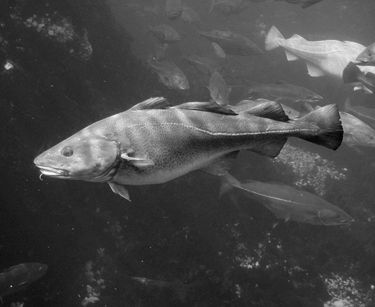
#> input picture project1-hybridimages-cancan233/questions/fish.png, 375 x 307 px, given in place of fish.bmp, which was not available
$ jupyter execute Project1.ipynb   (text cells are left out)
#> lines starting #> are read from the running program, lines starting #| are printed output that depends on the picture; pictures that were not available may be replaced by others from this repository, and a replacement may not be noted
[cell 1]
from skimage.color import rgb2gray
from skimage import io, color
import matplotlib
# matplotlib.use("TkAgg")
import matplotlib.pyplot as plt
from scipy.signal import correlate2d, convolve2d
import numpy as np

[cell 2]
testimg = io.imread('../data/fish.bmp')
#> testimg is the input picture: shape (307, 375, 4); mean R, G, B, A 71.6, 71.6, 71.6, 255
testimg = rgb2gray(testimg)
#> testimg: shape (307, 375) float64

plt.imshow(testimg, cmap=plt.cm.gray)
# plt.show()
testimg2 = testimg - np.mean(testimg)
print(testimg2.shape)
#| (307, 375)
plt.imsave('fish.png', testimg2, cmap=plt.cm.gray)

[cell 3]
f = testimg[125:175, 50:100]
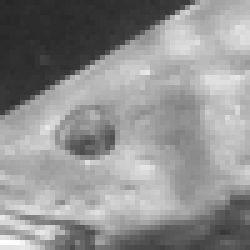
#> f: shape (50, 50) float64 (shown 5 times larger); min 0.153, max 0.996, mean 0.567
plt.imshow(f, cmap=plt.cm.gray)
f2 = f - np.mean(f)
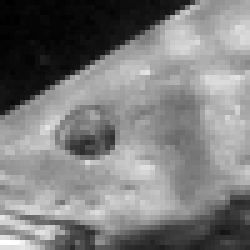
#> f2: shape (50, 50) float64 (shown 5 times larger); min -0.414, max 0.429, mean 5.68e-17; drawn with min black and max white
print(f2.shape)
#| (50, 50)
plt.imsave('filter_fish.png', f2, cmap=plt.cm.gray)

[cell 4]
I = correlate2d(testimg2, f2, 'same')
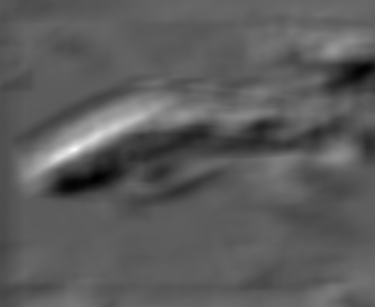
#> I: shape (307, 375) float64; min -66.76, max 116.7, mean -0.1; drawn with min black and max white
print(I.shape)
#| (307, 375)
plt.imshow(I, cmap=plt.cm.gray)
plt.imsave('correlate2d_fish.png', I, cmap=plt.cm.gray)

[cell 5]
I2 = convolve2d(testimg2, f2, 'same')
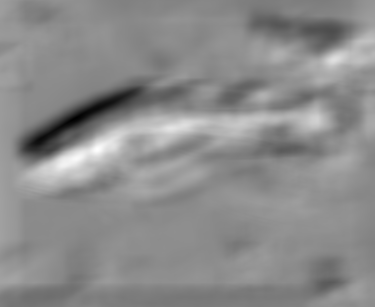
#> I2: shape (307, 375) float64; min -91.71, max 75.26, mean -0.2; drawn with min black and max white
print(I2.shape)
#| (307, 375)
plt.imshow(I2, cmap=plt.cm.gray)
plt.imsave('convolve2d_fish.png', I2, cmap=plt.cm.gray)

[cell 6]
import time
import matplotlib.pyplot as plt
from skimage import io, img_as_float32

from skimage.transform import rescale, resize
from scipy.ndimage import correlate, convolve
import numpy as np

image = img_as_float32(io.imread('./RISDance.jpg'))
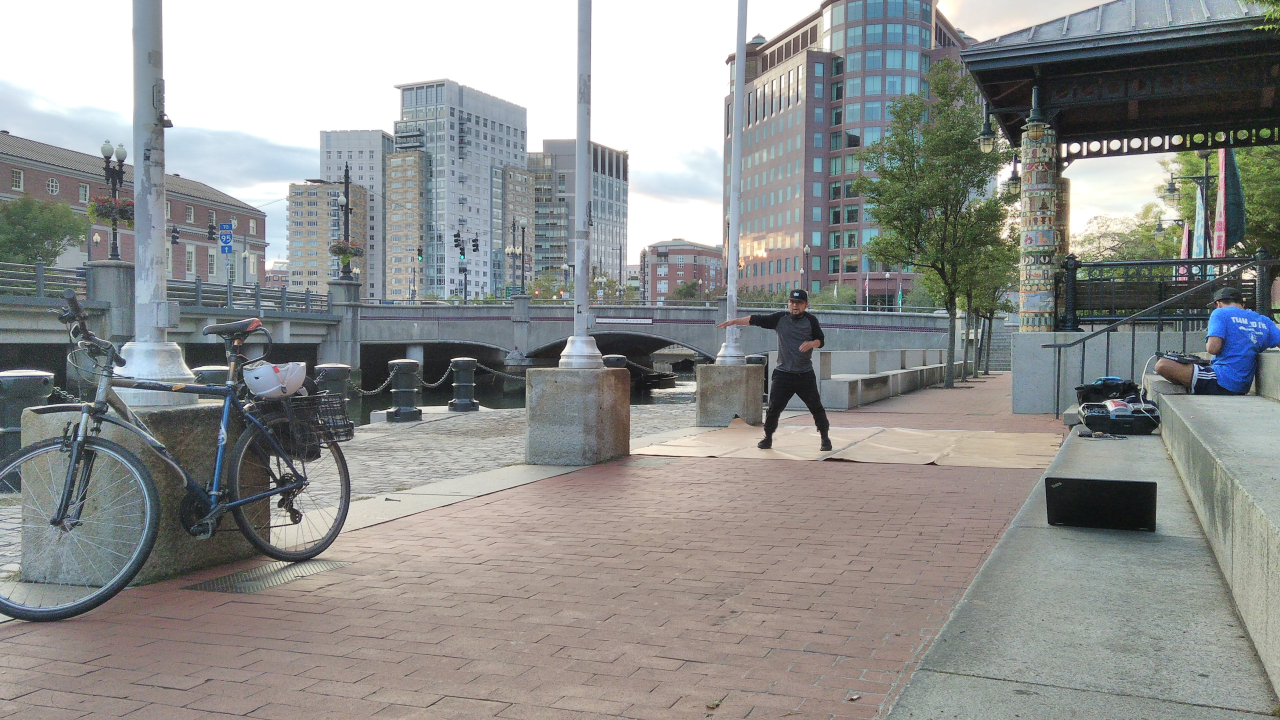
#> input picture project1-hybridimages-cancan233/questions/RISDance.jpg, 3840 x 2160 px (shown at 1/3 size)
# print(image.shape)
original_image = resize(image, (2160, 3840,3), anti_aliasing=True)
# original_image = rescale(image, 1.5)
# print(original_image.shape)

for kernel_size in range(3, 16):
    shrinking_image = original_image
    image_sizes = []
    times = []

    while(shrinking_image.size > 250000*3):
#         print(kernel_size)
        kernel = np.random.rand(kernel_size, kernel_size, 1)
#         print(kernel)
        shrinking_image = rescale(shrinking_image, 0.75)
        start = time.time()
        convolve(shrinking_image, kernel)
        end = time.time()
        image_sizes.append(shrinking_image.size)
        times.append(end-start)
    plt.plot(image_sizes, times, label=str(kernel.size))

plt.xlabel('image size (pixels)')
plt.ylabel('operation time (seconds)')
plt.legend(title='filter sizes (pixels)')
plt.savefig('A4.png')
plt.show()
